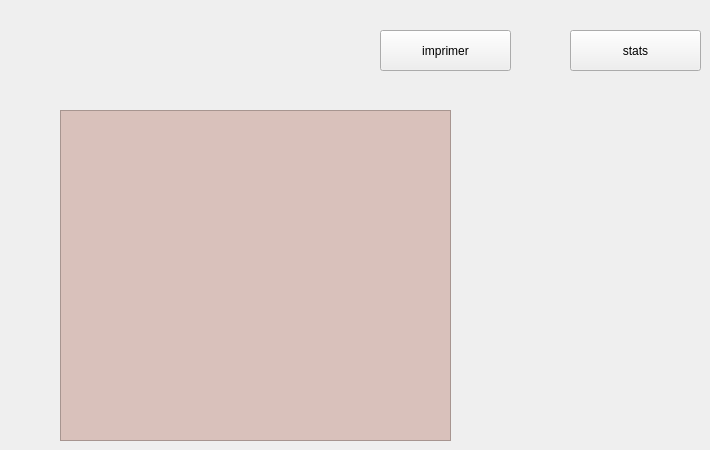
      <widget class="QWidget" name="tab_26">
       <attribute name="title">
        <string>Tab 2</string>
       </attribute>
       <widget class="QGraphicsView" name="graphicsView">
        <property name="geometry">
         <rect>
          <x>60</x>
          <y>110</y>
          <width>391</width>
          <height>331</height>
         </rect>
        </property>
        <property name="styleSheet">
         <string notr="true">
background-color:#d9c1bb;


font: 81 8pt &quot;Rockwell Extra Bold&quot;</string>
        </property>
       </widget>
       <widget class="QPushButton" name="stats_2">
        <property name="geometry">
         <rect>
          <x>570</x>
          <y>30</y>
          <width>131</width>
          <height>41</height>
         </rect>
        </property>
        <property name="styleSheet">
         <string notr="true">QPushButton

{
	background-color: rgb(72, 78, 86);
	border-style: outset;
    border-width: 2px;
    border-radius:20px;
    border-color: beige;
    font: bold 14px;;
    padding: 6px;
	color: rgb(255, 255, 255);

}

QPushButton:hover

{
	background-color: rgb(106, 227, 231);
	color: rgb(0, 0, 0);
	gridline-color: rgb(94, 118, 255);
}

QPushButton:pressed</string>
        </property>
        <property name="text">
         <string>stats</string>
        </property>
       </widget>
       <widget class="QPushButton" name="imp">
        <property name="geometry">
         <rect>
          <x>380</x>
          <y>30</y>
          <width>131</width>
          <height>41</height>
         </rect>
        </property>
        <property name="styleSheet">
         <string notr="true">QPushButton

{
	background-color: rgb(72, 78, 86);
	border-style: outset;
    border-width: 2px;
    border-radius:20px;
    border-color: beige;
    font: bold 14px;;
    padding: 6px;
	color: rgb(255, 255, 255);

}

QPushButton:hover

{
	background-color: rgb(106, 227, 231);
	color: rgb(0, 0, 0);
	gridline-color: rgb(94, 118, 255);
}

QPushButton:pressed</string>
        </property>
        <property name="text">
         <string>imprimer</string>
        </property>
       </widget>
      </widget>
